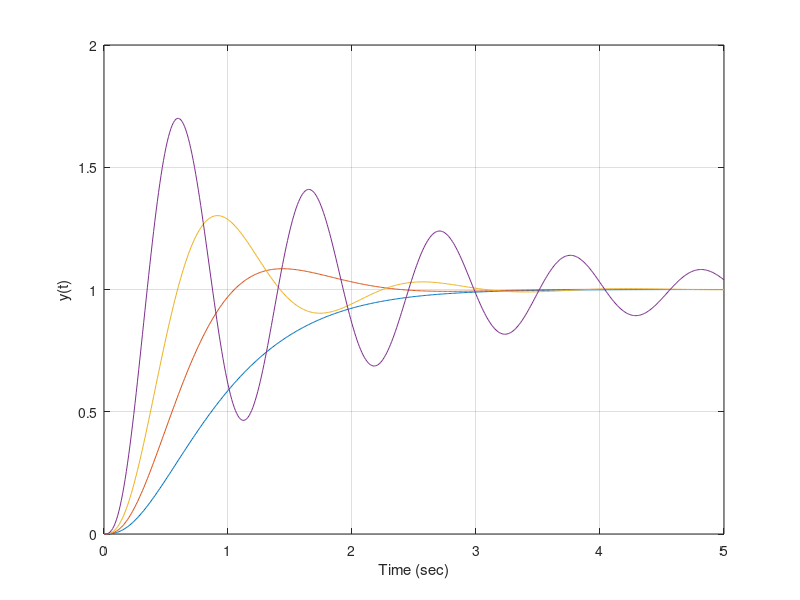

Write the MATLAB code that produced this figure.
% Chapter 10: Figure 10.30%%   Rotor winder control system transient response%   for a simple gain controller with K=50, 100, 200, %   and 300.%K=[50 100 200 500]; numg=[1]; deng=[1 15 50 0]; sysg=tf(numg,deng);t=[0:0.01:5];for i=1:4sys=feedback(K(i)*sysg,[1]);y=step(sys,t);Ys(:,i)=y;endplot(t,Ys(:,1),t,Ys(:,2),t,Ys(:,3),t,Ys(:,4))gridxlabel('Time (sec)'), ylabel('y(t)')